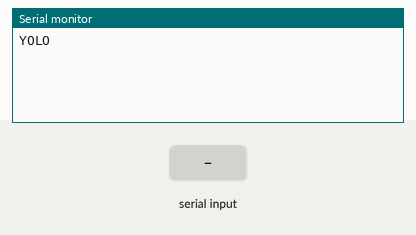
This sketch was run on a simulated Arduino Uno, built with avr-gcc and run on an emulated ATmega328P. On the bench: the last lines printed to the serial monitor. The inputs (shaded band) are chosen by the test bench.

Above: at 2.8 s.
2.9 s: "1" received over the second serial link
At 3.7 s:
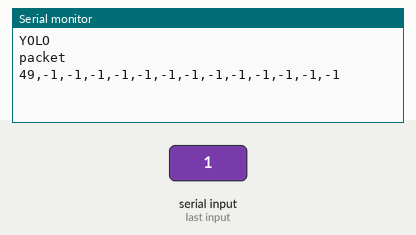
4.5 s: "0" received over the second serial link
At 5.8 s:
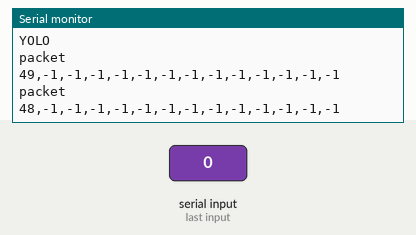
6.0 s: "2" received over the second serial link
At 7.3 s:
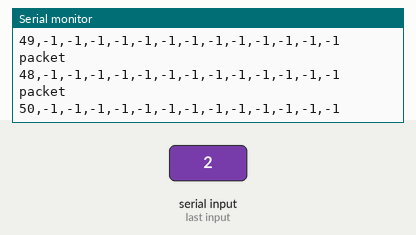

Measured:
- after the input at 2.9 s, the serial monitor: prints a new line after 0.10 s (image 1)
- after the input at 4.5 s, the serial monitor: prints a new line after 0.51 s (image 2)
- after the input at 6.0 s, the serial monitor: prints a new line at once (image 3)

The sketch:

RFIDNEW.ino
```cpp
#include <SoftwareSerial.h>

SoftwareSerial mySerial(2, 3); // RX, TX

void setup() {
  // Open serial communications and wait for port to open:
  Serial.begin(9600);

  Serial.println("YOLO");

  // set the data rate for the SoftwareSerial port
  mySerial.begin(9600);
}

void loop() { // run over and over
  if(mySerial.available()){
    Serial.println("packet");
    for (int cc = 0 ; cc < 14 ; cc++){
      Serial.print(mySerial.read());
      if(cc < 13){
        Serial.print(",");
      }
    }
    Serial.println(" ");
  }
  delay(1000);
}
```
